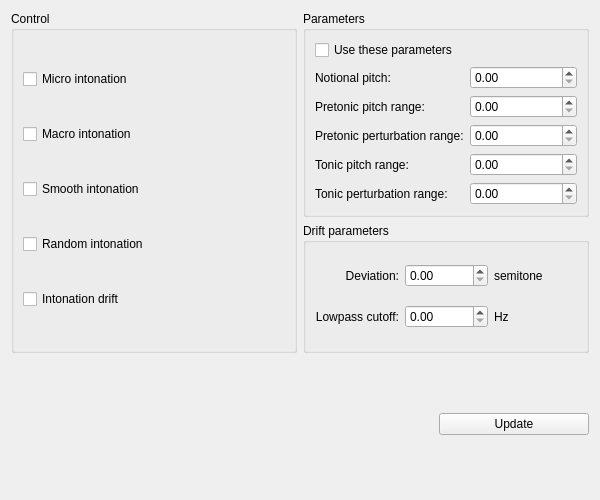
<?xml version="1.0" encoding="UTF-8"?>
<ui version="4.0">
 <class>IntonationParametersWindow</class>
 <widget class="QWidget" name="IntonationParametersWindow">
  <property name="geometry">
   <rect>
    <x>0</x>
    <y>0</y>
    <width>600</width>
    <height>500</height>
   </rect>
  </property>
  <property name="windowTitle">
   <string>Intonation parameters</string>
  </property>
  <layout class="QGridLayout" name="gridLayout">
   <item row="0" column="1">
    <widget class="QGroupBox" name="groupBox_2">
     <property name="title">
      <string>Parameters</string>
     </property>
     <layout class="QFormLayout" name="formLayout_2">
      <item row="0" column="0">
       <widget class="QCheckBox" name="useParametersCheckBox">
        <property name="text">
         <string>Use these parameters</string>
        </property>
       </widget>
      </item>
      <item row="1" column="0">
       <widget class="QLabel" name="label_3">
        <property name="text">
         <string>Notional pitch:</string>
        </property>
       </widget>
      </item>
      <item row="1" column="1">
       <widget class="QDoubleSpinBox" name="notionalPitchSpinBox"/>
      </item>
      <item row="2" column="0">
       <widget class="QLabel" name="label_4">
        <property name="text">
         <string>Pretonic pitch range:</string>
        </property>
       </widget>
      </item>
      <item row="2" column="1">
       <widget class="QDoubleSpinBox" name="pretonicPitchRangeSpinBox"/>
      </item>
      <item row="3" column="0">
       <widget class="QLabel" name="label_7">
        <property name="text">
         <string>Pretonic perturbation range:</string>
        </property>
       </widget>
      </item>
      <item row="3" column="1">
       <widget class="QDoubleSpinBox" name="pretonicPerturbationRangeSpinBox"/>
      </item>
      <item row="4" column="0">
       <widget class="QLabel" name="label_5">
        <property name="text">
         <string>Tonic pitch range:</string>
        </property>
       </widget>
      </item>
      <item row="4" column="1">
       <widget class="QDoubleSpinBox" name="tonicPitchRangeSpinBox"/>
      </item>
      <item row="5" column="0">
       <widget class="QLabel" name="label_6">
        <property name="text">
         <string>Tonic perturbation range:</string>
        </property>
       </widget>
      </item>
      <item row="5" column="1">
       <widget class="QDoubleSpinBox" name="tonicPerturbationRangeSpinBox"/>
      </item>
     </layout>
    </widget>
   </item>
   <item row="2" column="0" colspan="2">
    <widget class="QWidget" name="widget" native="true">
     <layout class="QHBoxLayout" name="horizontalLayout">
      <property name="leftMargin">
       <number>0</number>
      </property>
      <property name="topMargin">
       <number>0</number>
      </property>
      <property name="rightMargin">
       <number>0</number>
      </property>
      <property name="bottomMargin">
       <number>0</number>
      </property>
      <item>
       <spacer name="horizontalSpacer">
        <property name="orientation">
         <enum>Qt::Horizontal</enum>
        </property>
        <property name="sizeHint" stdset="0">
         <size>
          <width>40</width>
          <height>20</height>
         </size>
        </property>
       </spacer>
      </item>
      <item>
       <widget class="QPushButton" name="updateButton">
        <property name="minimumSize">
         <size>
          <width>150</width>
          <height>0</height>
         </size>
        </property>
        <property name="text">
         <string>Update</string>
        </property>
       </widget>
      </item>
     </layout>
    </widget>
   </item>
   <item row="0" column="0" rowspan="2">
    <widget class="QGroupBox" name="groupBox">
     <property name="title">
      <string>Control</string>
     </property>
     <layout class="QVBoxLayout" name="verticalLayout">
      <item>
       <widget class="QCheckBox" name="microCheckBox">
        <property name="text">
         <string>Micro intonation</string>
        </property>
       </widget>
      </item>
      <item>
       <widget class="QCheckBox" name="macroCheckBox">
        <property name="text">
         <string>Macro intonation</string>
        </property>
       </widget>
      </item>
      <item>
       <widget class="QCheckBox" name="smoothCheckBox">
        <property name="enabled">
         <bool>true</bool>
        </property>
        <property name="text">
         <string>Smooth intonation</string>
        </property>
       </widget>
      </item>
      <item>
       <widget class="QCheckBox" name="randomCheckBox">
        <property name="text">
         <string>Random intonation</string>
        </property>
       </widget>
      </item>
      <item>
       <widget class="QCheckBox" name="driftCheckBox">
        <property name="text">
         <string>Intonation drift</string>
        </property>
       </widget>
      </item>
     </layout>
    </widget>
   </item>
   <item row="1" column="1">
    <widget class="QGroupBox" name="groupBox_3">
     <property name="title">
      <string>Drift parameters</string>
     </property>
     <layout class="QGridLayout" name="gridLayout_2">
      <item row="1" column="2">
       <widget class="QLabel" name="label_9">
        <property name="text">
         <string>Hz</string>
        </property>
       </widget>
      </item>
      <item row="0" column="2">
       <widget class="QLabel" name="label_10">
        <property name="text">
         <string>semitone</string>
        </property>
       </widget>
      </item>
      <item row="0" column="1">
       <widget class="QDoubleSpinBox" name="deviationSpinBox"/>
      </item>
      <item row="1" column="0">
       <widget class="QLabel" name="label_2">
        <property name="text">
         <string>Lowpass cutoff:</string>
        </property>
        <property name="alignment">
         <set>Qt::AlignRight|Qt::AlignTrailing|Qt::AlignVCenter</set>
        </property>
       </widget>
      </item>
      <item row="1" column="1">
       <widget class="QDoubleSpinBox" name="cutoffSpinBox"/>
      </item>
      <item row="0" column="0">
       <widget class="QLabel" name="label">
        <property name="text">
         <string>Deviation:</string>
        </property>
        <property name="alignment">
         <set>Qt::AlignRight|Qt::AlignTrailing|Qt::AlignVCenter</set>
        </property>
       </widget>
      </item>
     </layout>
    </widget>
   </item>
  </layout>
 </widget>
 <resources/>
 <connections/>
</ui>
